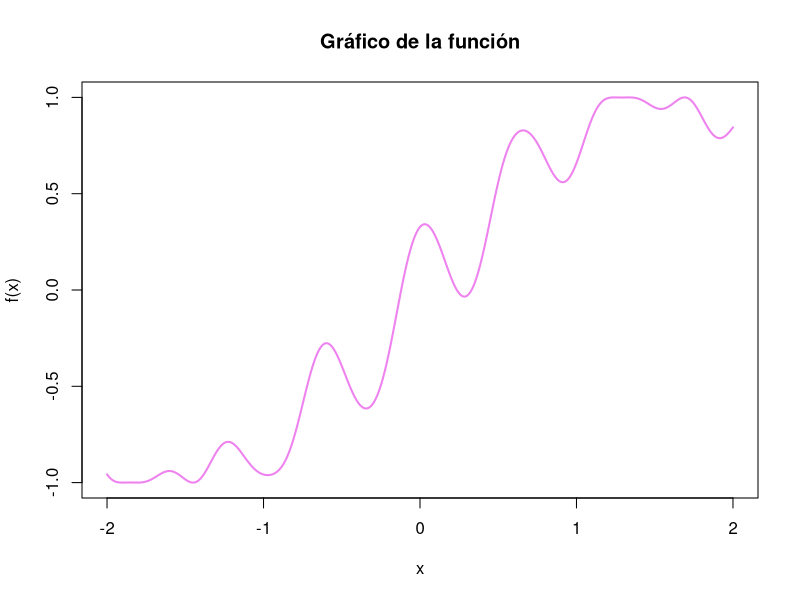
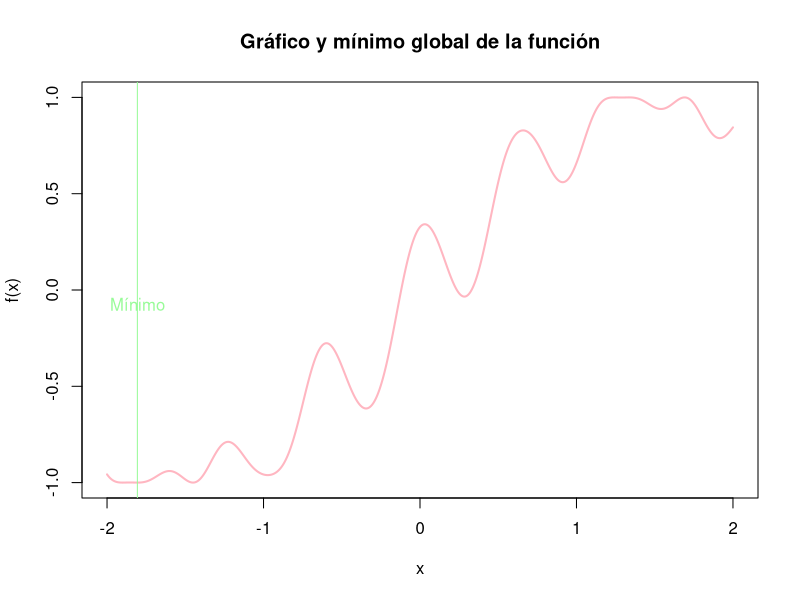
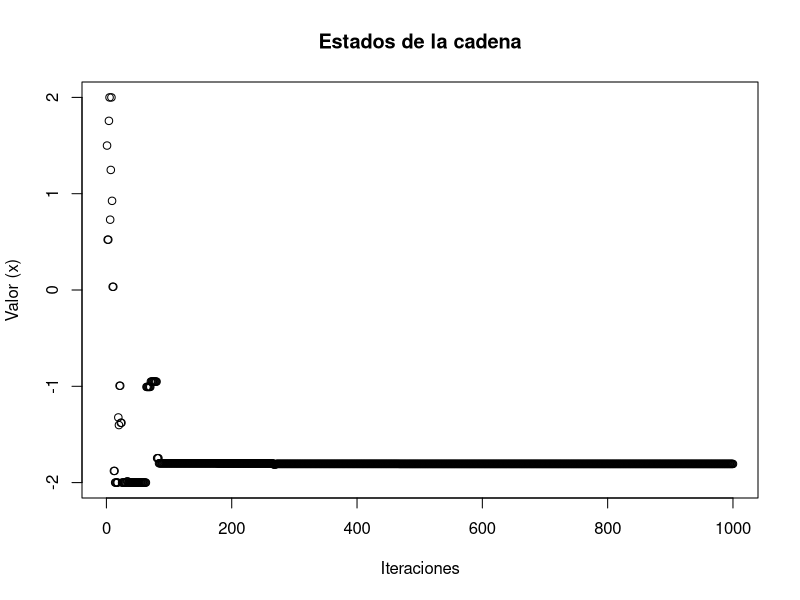
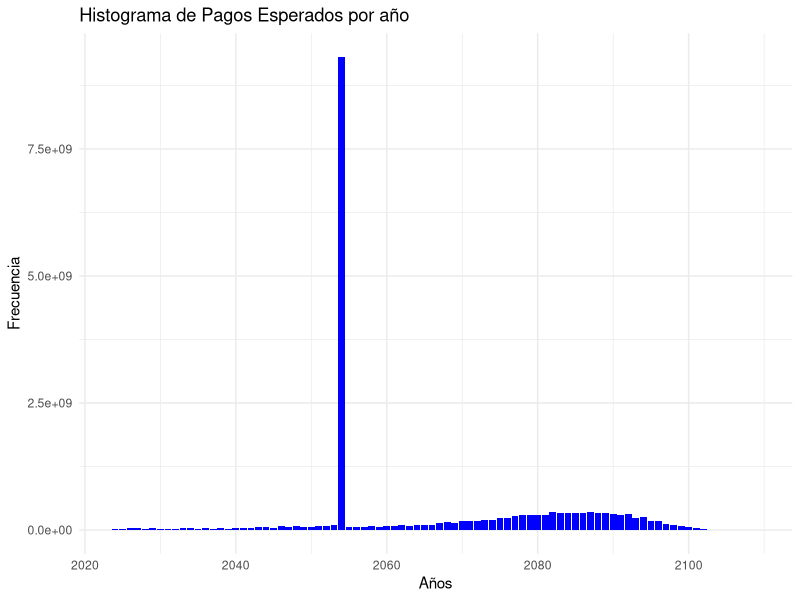
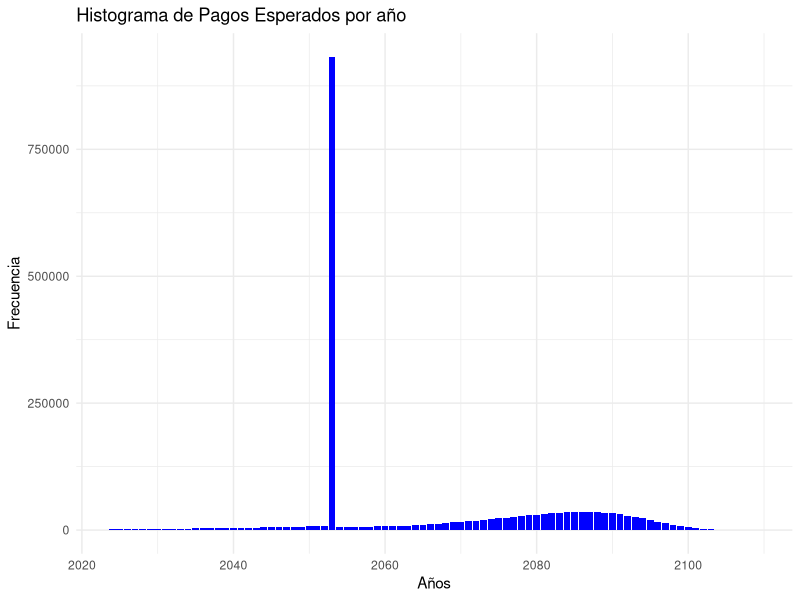

Generate these figures, in order, with R:
## ---- chunk 1
knitr::opts_chunk$set(echo = TRUE)
## ---- chunk 2
library(tidyverse)
library(readxl)
## ---- chunk 3

#--Estimación de función de distribución mediante integración por Montecarlo--

set.seed(2901)
n <- 10^4 #tamaño de la muestra

X <- rnorm(n, 0.5, sqrt(0.5))

f <- dnorm(X, 0.5, sqrt(0.5))

valor_estimado_1 <- mean(f)

valor_real <- pnorm(-5, 0.5, sqrt(0.5))

comparacion <- data.frame("Estimación" = valor_estimado_1, 
                          "Valor real" = valor_real)

print(comparacion)
## ---- chunk 4

#--Estimación de función de distribución mediante Muestreo por Importancia--

A <- rexp(n)+6 #datos aleatorios mayores a 6 con distribución exponencial

w <- dnorm(A, 0.5, sqrt(0.5)) / dexp(A-6)

valor_estimado <- mean(w)

resumen <- data.frame("Estimación" = valor_estimado, "Valor real" = valor_real)

print(resumen)
## ---- chunk 5
error_absoluto <- abs(valor_estimado-valor_real)
## ---- chunk 6
fx <- function(x){sin(x + (cos(10*x)/3))} 
curve(fx,col="violet",lwd=2,from=-2,to = 2,n=1000,ylab="f(x)")
title("Gráfico de la función")
## ---- chunk 7
recalentamiento_simulado <- function(f,alpha=0.5,s0=0,niter,mini=-Inf,maxi=Inf){ 
  s_n <- s0 
  estados <- rep(0,niter) 
  iter_count <- 0 
  
  for(k in 1:niter){ 
    estados[k]<-s_n 
    T <- (1-alpha)^k
    s_new <- rnorm(1,s_n,1)
    
    if(s_new<mini){
      s_new <- mini
    } 
    
    if(s_new>maxi){
      s_new <- maxi
    } 
    
    dif <- f(s_new)-f(s_n)
    
    if(dif< 0){ 
      s_n <- s_new 
    } else { 
        random <- runif(1,0,1) 
        
        if(random <exp(-dif/T)){ 
          s_n <- s_new 
        } 
        
    } 
    
    iter_count <- iter_count +1
    
  }
  
  return(list(r=s_n,e=estados)) 
}

Resultado <- recalentamiento_simulado(fx,0.1,1.5,1000,-2,2) 
Resultado$r
## ---- chunk 8
curve(fx,col="#FFB6C1",lwd=2,from=-2,to = 2,n=1000,ylab="f(x)")
title("Gráfico y mínimo global de la función")
abline(v=Resultado$r,col="#98FB98")
text(Resultado$r, 0, "Mínimo", pos = 1, col = "#98FB98")
## ---- chunk 9
plot(Resultado$e, xlab = "Iteraciones", ylab = "Valor (x)", 
     main = "Estados de la cadena")
## ---- chunk 10
#Se carga la base de datos
tabla_vida <- read_excel("tavid2000-2150.xls",
                         col_types = "numeric")

#Se filtra la base de datos para obtener los datos de un hombre nacido en 1994 
#con edades mayor o igual a 30

datos <- subset(tabla_vida, sex == 1 & ynac == 1994 & edad >=30, 
                select = c(edad,qx, year))

## ---- chunk 11
#Se obtienen las probabilidades de sobrevivencia

px <- 1- datos$qx

#Se añaden las probabilidades de sobrevivencia a la base datos
datos$px <- px
## ---- chunk 12

suma_asegurada_1 <- 10^6
suma_asegurada_2 <- 2*10^6

#--------------------MCMC---------------------------------|   

#Se simulan diversas trayectorias de vida de la persona
set.seed(2901)
iteraciones=10^4
n=length(px)
pago <- rep(0, 86)

for (i in 1:iteraciones) {
  U <- runif(n)  # Se toman como probabilidades de muerte
  t <- 1
  cont <- 1
  
  #Determinación del año de fallecimiento
  while (t == 1) {
    if (U[cont] < px[cont]) {
      cont <- cont + 1
    } else {
      t <- 0
    }
  }
  año_fallecimiento <- cont - 1
  
  #Asignar los pagos correspondientes al año de fallecimiento
  if (año_fallecimiento < 30) {
    pago[año_fallecimiento + 1] <- pago[año_fallecimiento + 1]+suma_asegurada_2 
  } else if (año_fallecimiento ==30) {
    pago[31] <- pago[31]+ suma_asegurada_1
  }else {
    pago[31] <- pago[31] + suma_asegurada_1 
    pago[año_fallecimiento + 1] <- pago[año_fallecimiento + 1]+suma_asegurada_1
  }
}

resultado <- data.frame("Años pago"= datos$year, "Pago" = pago)

## ---- chunk 13
ggplot(data = resultado, aes(x = Años.pago, y = Pago)) +  
  geom_bar(stat = "identity", fill = "blue") +  
  labs(title = "Histograma de Pagos Esperados por año", x = "Años", 
       y = "Frecuencia")+
  theme_minimal()
## ---- chunk 14
#----- Método determinista-----------------------------------------------------|

qx<- datos$qx

#Se crea una función que obtiene n_p_30(probabilidad de sobrevivencia acumulada)
n_p_30 <- c(0)

n_p_30_function <- function(px) {

  for (i in 1:length(px)) {
    resultado <-1
    for(j in 1: i){
      resultado <- resultado*px[j]
    }
    
    n_p_30[i] <- resultado
  }
  
  return(n_p_30)
}

n_p_30 <- n_p_30_function(px)

datos$n_p_30 <- n_p_30 


#se calculan los pagos esperados para cada año
pago_esperado <- c(0)
pago_esperado[1] <- suma_asegurada_2*qx[1]

#caso fallecimiento antes de los 60 años
for (i in 2: 29 ) {
    pago_esperado[i] <- suma_asegurada_2*n_p_30[i-1]*qx[i]
}

#caso sobrevive a los 60 años

pago_esperado[30] <-suma_asegurada_1*n_p_30[30]

#caso fallecimiento después de los 60 años

for (i in 1: (length(px)-30)) {
  pago_esperado[30+i] <- suma_asegurada_1*n_p_30[30+i-1]*qx[30+i]
}

resultado_determinista <- data.frame("Años pago"= datos$year,
                                     "Pago" = pago_esperado)
 
ggplot(data = resultado_determinista, aes(x = Años.pago, y = Pago)) +  
  geom_bar(stat = "identity", fill = "blue") +  
  labs(title = "Histograma de Pagos Esperados por año", x = "Años",
       y = "Frecuencia")+
  theme_minimal()
